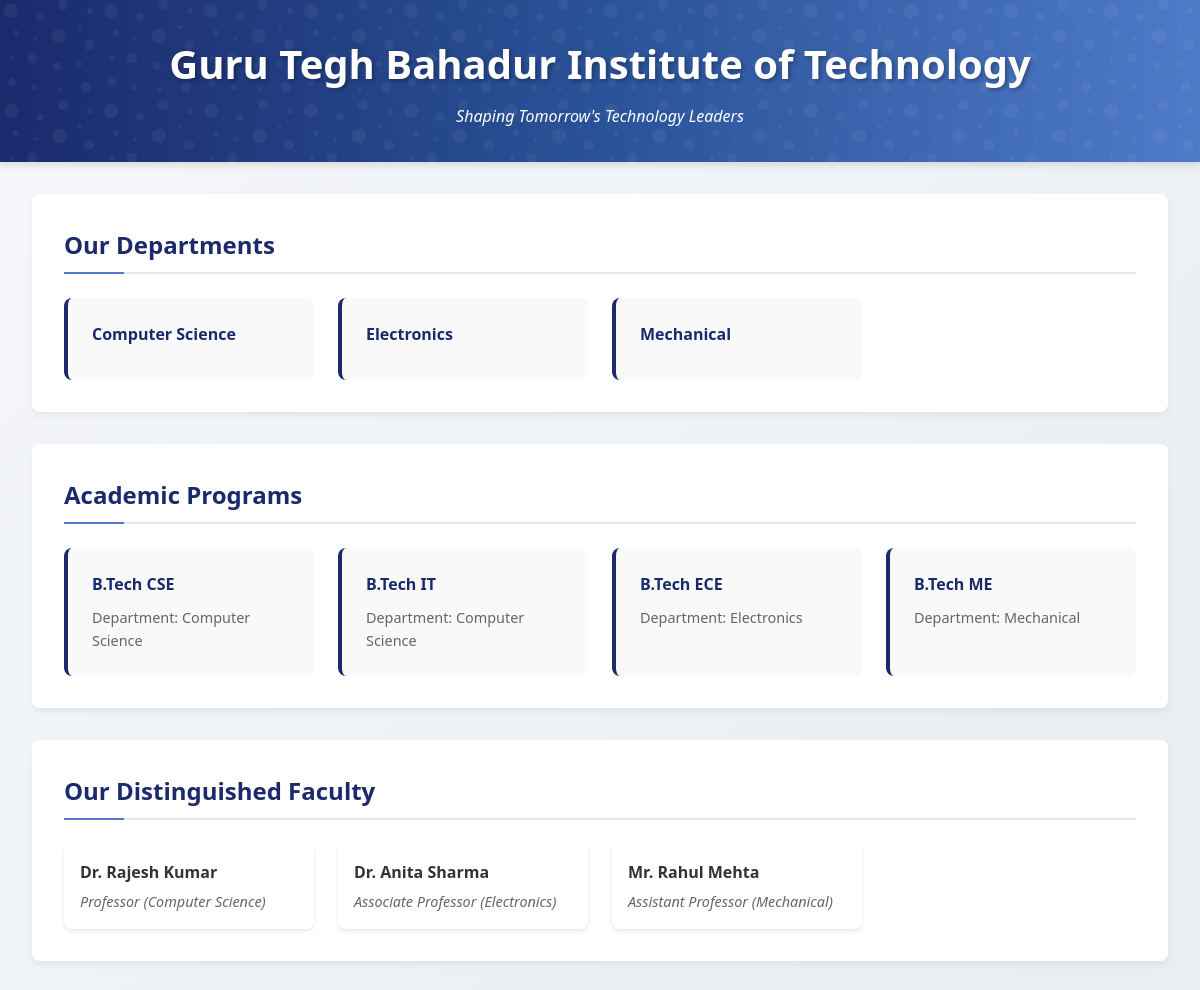
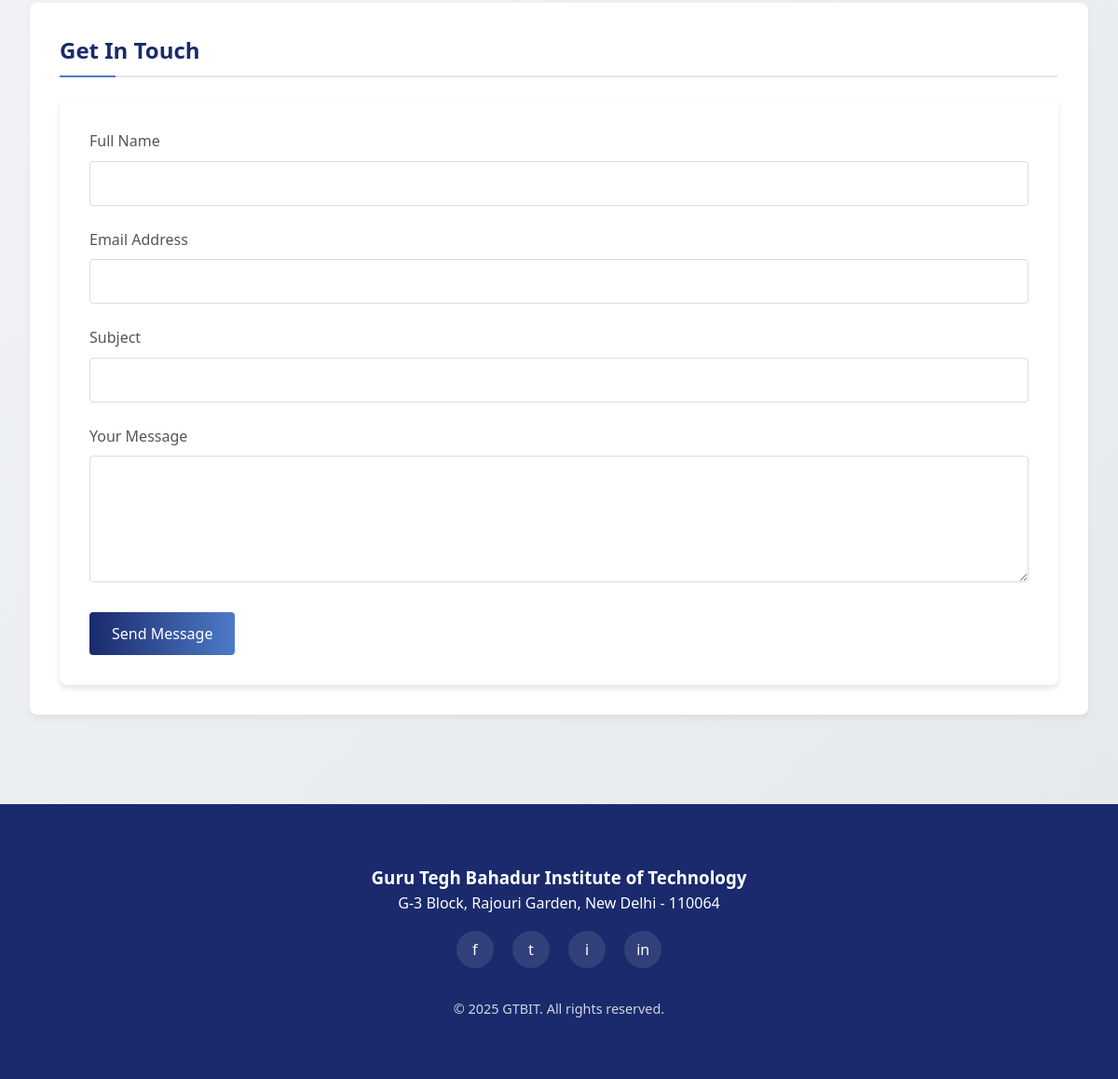
/11/index.php, run on the app's committed database (2 pictures, top to bottom).
### tables this page shows
CREATE TABLE departments (
    id INT AUTO_INCREMENT PRIMARY KEY,
    name VARCHAR(255) NOT NULL
);

CREATE TABLE courses (
    id INT AUTO_INCREMENT PRIMARY KEY,
    department_id INT,
    name VARCHAR(255) NOT NULL,
    FOREIGN KEY (department_id) REFERENCES departments(id) ON DELETE CASCADE
);

CREATE TABLE faculty (
    id INT AUTO_INCREMENT PRIMARY KEY,
    name VARCHAR(255) NOT NULL,
    department_id INT,
    designation VARCHAR(255),
    FOREIGN KEY (department_id) REFERENCES departments(id) ON DELETE CASCADE
);

### 11/index.php (the view, shortened to what this page needs)
<?php
$servername = "localhost";
$username = "root";
$password = "";
$dbname = "gtbit_db";
$conn = new mysqli($servername, $username, $password, $dbname);
?>
<!DOCTYPE html>
<html lang="en">
<head>
    <link rel="stylesheet" href="style.css">
</head>
<body>
    <header>
        <h1 class="logo">Guru Tegh Bahadur Institute of Technology</h1>
        <p class="tagline">Shaping Tomorrow's Technology Leaders</p>
    </header>
    <div class="container">
        <section id="departments">
            <h2>Our Departments</h2>
            <div class="cards-container">
                <?php
                $dept_query = "SELECT * FROM departments";
                $dept_result = $conn->query($dept_query);
                while ($row = $dept_result->fetch_assoc()) {
                    echo "<div class='card'><div class='card-title'>{$row['name']}</div></div>";
                }
                ?>
            </div>
        </section>
        <section id="courses">
            <h2>Academic Programs</h2>
            <div class="cards-container">
                <?php
                $course_query = "SELECT courses.name, departments.name AS department FROM courses
                                JOIN departments ON courses.department_id = departments.id";
                $course_result = $conn->query($course_query);
                while ($row = $course_result->fetch_assoc()) {
                    echo "<div class='card'><div class='card-title'>{$row['name']}</div><div class='card-info'>Department: {$row['department']}</div></div>";
                }
                ?>
            </div>
        </section>
        <section id="faculty">
            <h2>Our Distinguished Faculty</h2>
            <div class="cards-container">
                <?php
                $faculty_query = "SELECT faculty.name, faculty.designation, departments.name AS department FROM faculty
                                 JOIN departments ON faculty.department_id = departments.id";
                $faculty_result = $conn->query($faculty_query);
                while ($row = $faculty_result->fetch_assoc()) {
                    echo "<div class='faculty-card'><div class='faculty-info'><div class='faculty-name'>{$row['name']}</div><div class='faculty-title'>{$row['designation']} ({$row['department']})</div></div></div>";
                }
                ?>
            </div>
        </section>
        <section id="contact">
            <h2>Get In Touch</h2>
            <div class="contact-form">
                <form action="" method="POST">
                    <div class="form-group">
                        <label for="name">Full Name</label>
                        <input type="text" id="name" name="name" required>
                    </div>
                    <div class="form-group">
                        <label for="email">Email Address</label>
                        <input type="email" id="email" name="email" required>
                    </div>
                    <div class="form-group">
                        <label for="subject">Subject</label>
                        <input type="text" id="subject" name="subject">
                    </div>
                    <div class="form-group">
                        <label for="message">Your Message</label>
                        <textarea id="message" name="message" rows="5" required></textarea>
                    </div>
                    <button type="submit">Send Message</button>
                </form>
            </div>
        </section>
    </div>
    <footer>
        <div class="container">
            <div class="footer-content">
                <h3>Guru Tegh Bahadur Institute of Technology</h3>
                <p>G-3 Block, Rajouri Garden, New Delhi - 110064</p>
                <div class="social-links">
                    <a href="#">f</a>
                    <a href="#">t</a>
                    <a href="#">i</a>
                    <a href="#">in</a>
                </div>
                <div class="copyright">&copy; 2025 GTBIT. All rights reserved.</div>
            </div>
        </div>
    </footer>
</body>
</html>

### 11-temp/style.css (style rules this page uses)
* { margin: 0; padding: 0; box-sizing: border-box; font-family: 'Segoe UI', Tahoma, Geneva, Verdana, sans-serif; }
body { background: linear-gradient(135deg, #f5f7fa 0%, #e4e8eb 100%); color: #333; line-height: 1.6; }
header { background: linear-gradient(to right, #1a2a6c, #2a5298, #4e7ac7); color: white; padding: 2rem 0; text-align: center; box-shadow: 0 4px 6px rgba(0, 0, 0, 0.1); position: relative; overflow: hidden; }
header::before { content: ""; position: absolute; top: 0; left: 0; width: 100%; height: 100%; z-index: 0; }
.logo { font-size: 2.5rem; margin-bottom: 0.5rem; position: relative; z-index: 1; text-shadow: 2px 2px 4px rgba(0, 0, 0, 0.3); }
.tagline { font-style: italic; font-weight: 300; position: relative; z-index: 1; }
.container { max-width: 1200px; margin: 0 auto; padding: 2rem; }
section { background-color: white; border-radius: 8px; padding: 2rem; margin-bottom: 2rem; box-shadow: 0 4px 6px rgba(0, 0, 0, 0.05); transition: transform 0.3s ease, box-shadow 0.3s ease; }
h2 { color: #1a2a6c; margin-bottom: 1.5rem; padding-bottom: 0.5rem; border-bottom: 2px solid #e4e8eb; position: relative; }
h2::after { content: ''; position: absolute; left: 0; bottom: -2px; width: 60px; height: 2px; background-color: #4e7ac7; }
.cards-container { display: grid; grid-template-columns: repeat(auto-fill, minmax(250px, 1fr)); gap: 1.5rem; }
.card { background-color: #f9f9f9; border-radius: 8px; padding: 1.5rem; transition: all 0.3s ease; border-left: 4px solid #1a2a6c; }
.card-title { font-weight: 600; margin-bottom: 0.5rem; color: #1a2a6c; }
.card-info { color: #666; font-size: 0.9rem; }
.faculty-card { display: flex; flex-direction: column; border-radius: 8px; overflow: hidden; box-shadow: 0 2px 4px rgba(0, 0, 0, 0.1); }
.faculty-info { padding: 1rem; background-color: white; }
.faculty-name { font-weight: 600; margin-bottom: 0.25rem; }
.faculty-title { color: #666; font-style: italic; font-size: 0.9rem; }
.contact-form { background: white; padding: 2rem; border-radius: 8px; box-shadow: 0 4px 6px rgba(0, 0, 0, 0.1); }
.form-group { margin-bottom: 1.5rem; }
label { display: block; margin-bottom: 0.5rem; color: #555; font-weight: 500; }
input, textarea { width: 100%; padding: 0.75rem; border: 1px solid #ddd; border-radius: 4px; transition: border-color 0.3s ease; font-size: 1rem; }
button { background: linear-gradient(to right, #1a2a6c, #4e7ac7); color: white; border: none; padding: 0.75rem 1.5rem; border-radius: 4px; cursor: pointer; font-size: 1rem; font-weight: 500; transition: all 0.3s ease; }
footer { background-color: #1a2a6c; color: white; padding: 2rem 0; text-align: center; margin-top: 2rem; }
.footer-content { display: flex; flex-direction: column; align-items: center; }
.social-links { margin: 1rem 0; }
.social-links a { color: white; margin: 0 0.5rem; text-decoration: none; display: inline-block; width: 40px; height: 40px; line-height: 40px; text-align: center; background-color: rgba(255, 255, 255, 0.1); border-radius: 50%; transition: all 0.3s ease; }
.copyright { margin-top: 1rem; font-size: 0.9rem; opacity: 0.8; }

### data on the page
departments: name "Computer Science"
departments: name "Electronics"
departments: name "Mechanical"
courses: name "B.Tech CSE", department.name "Computer Science"
courses: name "B.Tech IT", department.name "Computer Science"
courses: name "B.Tech ECE", department.name "Electronics"
courses: name "B.Tech ME", department.name "Mechanical"
faculty: name "Dr. Rajesh Kumar", designation "Professor", department.name "Computer Science"
faculty: name "Dr. Anita Sharma", designation "Associate Professor", department.name "Electronics"
faculty: name "Mr. Rahul Mehta", designation "Assistant Professor", department.name "Mechanical"
